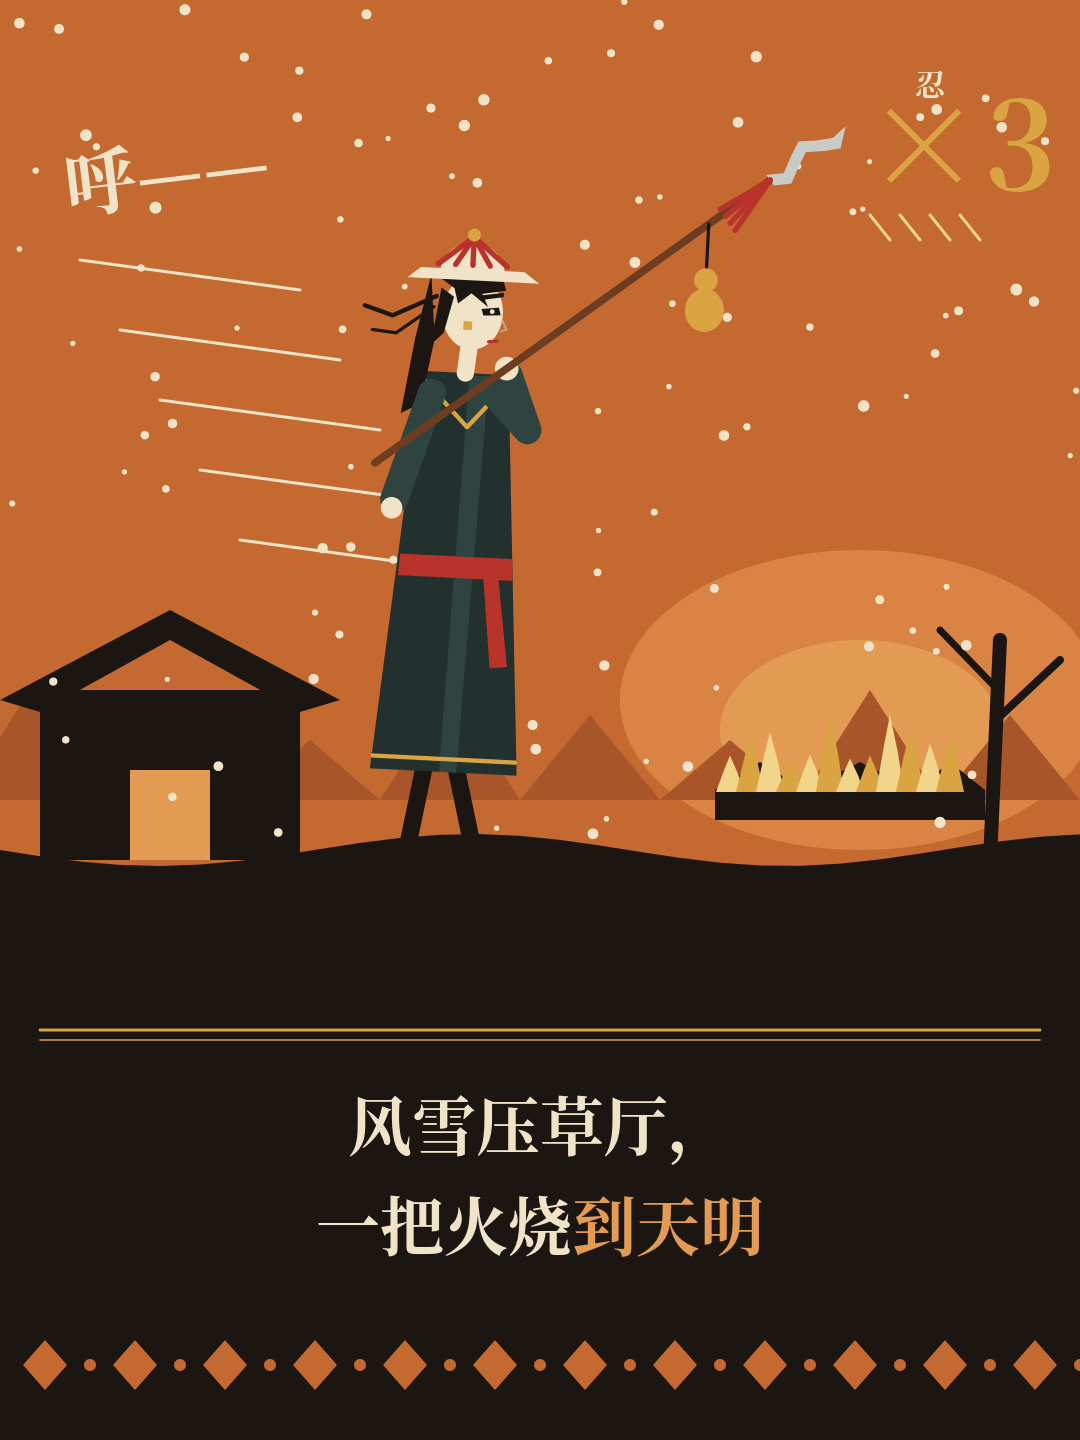

This figure's Python source:
exec(open('lc_young_lib.py').read())
import numpy as np, math
rng=np.random.default_rng(11)
# 主舞台：陶土橙，远处山神庙与草料场火光
poly([(0,0),(W,0),(W,1010),(0,1010)],ORG)
ell(860,700,240,150,'#d98444'); ell(860,730,140,90,'#e39a52')        # 火光映天
for i in range(9): x=i*140-40; poly([(x,800),(x+70,690+(i%3)*25),(x+140,800)],'#a9552a')
# 远处草料场：黑剪影棚屋+金色火焰
for x,w in [(760,90),(860,110),(950,70)]: poly([(x-w/2,820),(x-w/2,790),(x,762),(x+w/2,790),(x+w/2,820)],DARK)
for k in range(12):
    x=730+k*20; h=rng.uniform(30,80); poly([(x-14,792),(x-6,792-h*0.6),(x,792-h),(x+8,792-h*0.5),(x+14,792)],GOLD if k%2 else '#f0d58a')
# 近景：黑剪影山神庙（左）、地面、枯树
poly([(0,1010),(0,860)]+[(xx,850+16*math.sin(xx/100)) for xx in range(0,W+1,40)]+[(W,1010)],DARK)
poly([(40,860),(40,690),(300,690),(300,860)],DARK)
poly([(0,700),(170,610),(340,700),(300,712),(170,640),(40,712)],DARK)
poly([(130,860),(130,770),(210,770),(210,860)],'#e39a52')                # 庙门透光
line([(990,860),(1000,640)],DARK,14); line([(996,720),(1060,660)],DARK,8); line([(998,690),(940,630)],DARK,7)
# 雪 + 风线
for _ in range(110): r=rng.uniform(2.5,6); ell(rng.uniform(0,W),rng.uniform(0,850),r,r,CREAM)
for k in range(5): line([(80+k*40,260+k*70),(300+k*40,290+k*70)],CREAM,3)
lin(440,880,1.08,'walk')
# 右上计数器
text('忍',930,96,30,CREAM)
c.save(); c.translate(960,190); c.scale(1.1,1.1)
text('×3',0,0,110,GOLD); c.restore()
for k in range(4): line([(870+k*30,215),(890+k*30,240)],'#f0d58a',3)   # 裂纹预兆
# 拟声字
c.save(); c.translate(170,200); c.rotate(-0.12); text('呼——',0,0,72,CREAM); c.restore()
# 字幕区
poly([(0,1010),(W,1010),(W,H),(0,H)],DARK)
line([(40,1030),(W-40,1030)],GOLD,3); line([(40,1040),(W-40,1040)],GOLD,1.5)
text('风雪压草厅，',W/2,1150,64,CREAM)
c.select_font_face("Noto Serif CJK SC",0,1); c.set_font_size(64)
w1=c.text_extents('一把火烧')[4]; w2=c.text_extents('到天明')[4]; x0=W/2-(w1+w2)/2
text('一把火烧',x0,1250,64,CREAM,'l'); text('到天明',x0+w1,1250,64,'#e39a52','l')
for i in range(12): x=45+i*90; poly([(x,1340),(x+22,1365),(x,1390),(x-22,1365)],ORG); ell(x+45,1365,6,6,ORG)
s.write_to_png('still.png')
